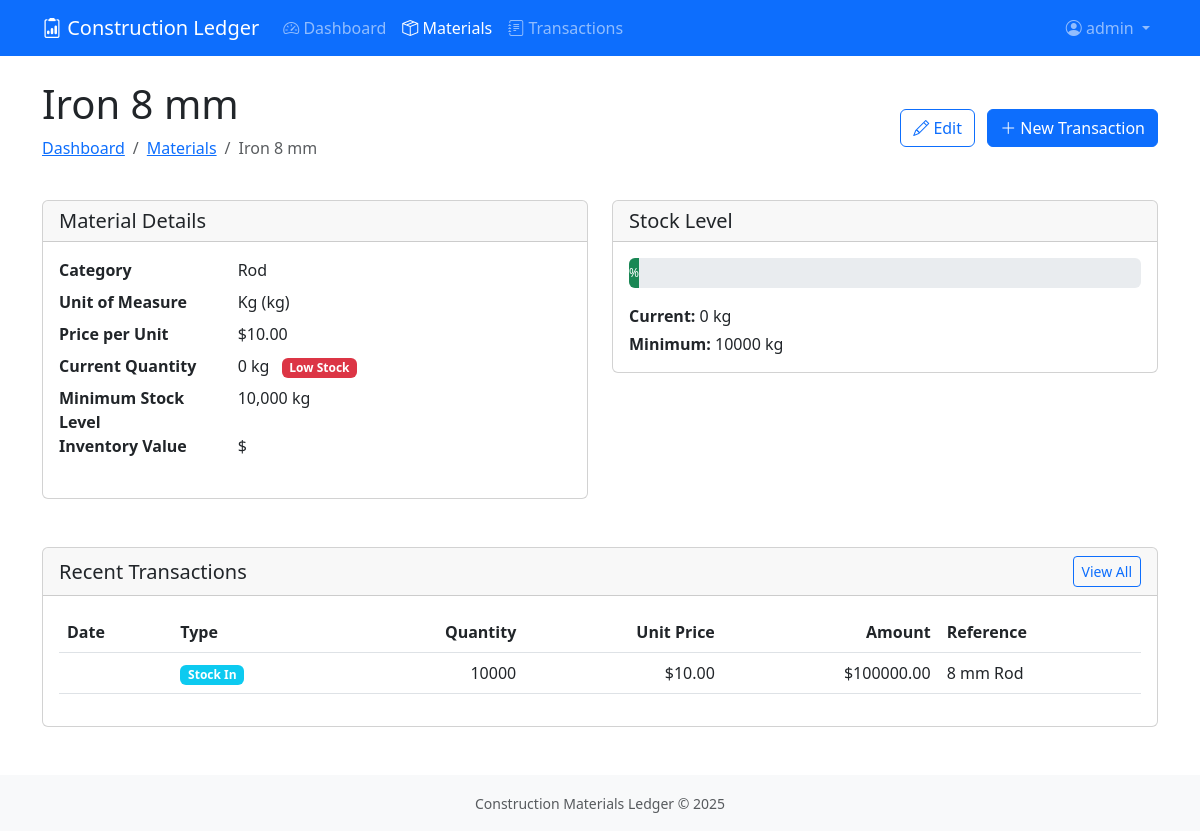
/materials/2/ (signed in), run on the app's committed database.
### materials/models.py (models this page shows, shortened)
class ConstructionMaterial(models.Model):
    name = models.CharField(max_length=100)
    category = models.ForeignKey(MaterialCategory, on_delete=models.PROTECT)
    unit_of_measure = models.ForeignKey(UnitOfMeasure, on_delete=models.PROTECT)
    price_per_unit = models.DecimalField(
        max_digits=10,
        decimal_places=2,
        validators=[MinValueValidator(0)]
    )
    current_quantity = models.DecimalField(
        max_digits=10,
        decimal_places=2,
        default=0,
        validators=[MinValueValidator(0)]
    )
    minimum_stock_level = models.DecimalField(
        max_digits=10,
        decimal_places=2,
        default=0,
        validators=[MinValueValidator(0)]
    )
    notes = models.TextField(blank=True)
    created_by = models.ForeignKey('auth.User', on_delete=models.SET_NULL, null=True, blank=True)
    created_at = models.DateTimeField(auto_now_add=True)
    updated_at = models.DateTimeField(auto_now=True)
    class Meta:
        ordering = ['name']

class MaterialCategory(models.Model):
    name = models.CharField(max_length=100, unique=True)
    description = models.TextField(blank=True)
    class Meta:
        ordering = ['name']

class UnitOfMeasure(models.Model):
    name = models.CharField(max_length=50, unique=True)
    abbreviation = models.CharField(max_length=10, unique=True)
    class Meta:
        ordering = ['name']

class MaterialTransaction(models.Model):
    TRANSACTION_TYPES = [
        ('IN', 'Stock In'),
        ('OUT', 'Stock Out'),
        ('ADJUST', 'Adjustment'),
    ]
    material = models.ForeignKey(ConstructionMaterial, on_delete=models.CASCADE)
    transaction_type = models.CharField(max_length=10, choices=TRANSACTION_TYPES)
    quantity = models.DecimalField(max_digits=10, decimal_places=2)
    unit_price = models.DecimalField(max_digits=10, decimal_places=2)
    created_at = models.DateTimeField(null=True, blank=True)
    reference = models.CharField(max_length=100, blank=True)
    notes = models.TextField(blank=True)
    created_by = models.ForeignKey('auth.User', on_delete=models.SET_NULL, null=True)
    @property
    def amount(self):
        return self.quantity * self.unit_price
    class Meta:
        ordering = ['-id']

### materials/views.py (the view)
# urls.py: path('materials/<int:pk>/', MaterialDetailView.as_view(), name='material-detail'),
class MaterialDetailView(LoginRequiredMixin, DetailView):
    model = ConstructionMaterial
    template_name = 'materials/material_detail.html'
    context_object_name = 'material'
    def get_context_data(self, **kwargs):
        context = super().get_context_data(**kwargs)
        context['transactions'] = MaterialTransaction.objects.filter(
            material=self.object
        ).order_by('-id')[:20]
        return context

### templates/materials/material_detail.html (shortened to what this page needs)
{% extends "base.html" %}
{% load humanize %}
{% block content %}
<div class="d-flex justify-content-between align-items-center mb-4">
    <div>
        <h1>{{ material.name }}</h1>
        <nav aria-label="breadcrumb">
            <ol class="breadcrumb">
                <li class="breadcrumb-item"><a href="{% url 'dashboard' %}">Dashboard</a></li>
                <li class="breadcrumb-item"><a href="{% url 'material-list' %}">Materials</a></li>
                <li class="breadcrumb-item active" aria-current="page">{{ material.name }}</li>
            </ol>
        </nav>
    </div>
    <div>
        <a href="{% url 'material-update' material.pk %}" class="btn btn-outline-primary me-2">
            <i class="bi bi-pencil"></i> Edit
        </a>
        <a href="{% url 'transaction-create' %}?material={{ material.pk }}" class="btn btn-primary">
            <i class="bi bi-plus-lg"></i> New Transaction
        </a>
    </div>
</div>
<div class="row mb-4">
    <div class="col-md-6">
        <div class="card mb-4">
            <div class="card-header">
                <h5 class="mb-0">Material Details</h5>
            </div>
            <div class="card-body">
                <dl class="row">
                    <dt class="col-sm-4">Category</dt>
                    <dd class="col-sm-8">{{ material.category.name }}</dd>
                    <dt class="col-sm-4">Unit of Measure</dt>
                    <dd class="col-sm-8">{{ material.unit_of_measure.name }} ({{ material.unit_of_measure.abbreviation }})</dd>
                    <dt class="col-sm-4">Price per Unit</dt>
                    <dd class="col-sm-8">${{ material.price_per_unit|floatformat:2|intcomma }}</dd>
                    <dt class="col-sm-4">Current Quantity</dt>
                    <dd class="col-sm-8">
                        {{ material.current_quantity|floatformat:"-2"|intcomma }} {{ material.unit_of_measure.abbreviation }}
                        {% if material.current_quantity <= material.minimum_stock_level %}
                        <span class="badge bg-danger ms-2">Low Stock</span>
                        {% endif %}
                    </dd>
                    <dt class="col-sm-4">Minimum Stock Level</dt>
                    <dd class="col-sm-8">{{ material.minimum_stock_level|floatformat:"-2"|intcomma }} {{ material.unit_of_measure.abbreviation }}</dd>
                    <dt class="col-sm-4">Inventory Value</dt>
                    <dd class="col-sm-8">${{ material.total_value|floatformat:2|intcomma }}</dd>
                </dl>
            </div>
        </div>
    </div>
    <div class="col-md-6">
        <div class="card">
            <div class="card-header">
                <h5 class="mb-0">Stock Level</h5>
            </div>
            <div class="card-body">
                <div class="progress mb-3" style="height: 30px;">
                    {% with percentage=material.stock_percentage %}
                    <div class="progress-bar
                        {% if percentage < 20 %}bg-danger
                        {% elif percentage < 50 %}bg-warning
                        {% else %}bg-success{% endif %}"
                        role="progressbar"
                        style="width: {{ percentage }}%;"
                        aria-valuenow="{{ percentage }}"
                        aria-valuemin="0"
                        aria-valuemax="100">
                        {{ percentage|floatformat:"0" }}%
                    </div>
                    {% endwith %}
                </div>
                <p class="mb-1"><strong>Current:</strong> {{ material.current_quantity|floatformat:"-2" }} {{ material.unit_of_measure.abbreviation }}</p>
                <p class="mb-0"><strong>Minimum:</strong> {{ material.minimum_stock_level|floatformat:"-2" }} {{ material.unit_of_measure.abbreviation }}</p>
            </div>
        </div>
    </div>
</div>
<div class="card">
    <div class="card-header d-flex justify-content-between align-items-center">
        <h5 class="mb-0">Recent Transactions</h5>
        <a href="{% url 'transaction-list' %}?material={{ material.pk }}" class="btn btn-sm btn-outline-primary">
            View All
        </a>
    </div>
    <div class="card-body">
        <div class="table-responsive">
            <table class="table table-hover">
                <thead>
                    <tr>
                        <th>Date</th>
                        <th>Type</th>
                        <th class="text-end">Quantity</th>
                        <th class="text-end">Unit Price</th>
                        <th class="text-end">Amount</th>
                        <th>Reference</th>
                    </tr>
                </thead>
                <tbody>
                    {% for tx in transactions %}
                    <tr>
                        <td>{{ tx.date }}</td>
                        <td>
                            <span class="badge bg-{% if tx.transaction_type == 'PURCHASE' %}success{% else %}info{% endif %}">
                                {{ tx.get_transaction_type_display }}
                            </span>
                        </td>
                        <td class="text-end">{{ tx.quantity|floatformat:"-2" }}</td>
                        <td class="text-end">${{ tx.unit_price|floatformat:2 }}</td>
                        <td class="text-end">${{ tx.amount|floatformat:2 }}</td>
                        <td>{{ tx.reference|default:"-" }}</td>
                    </tr>
                    {% endfor %}
                </tbody>
            </table>
        </div>
    </div>
</div>
{% endblock %}

### templates/base.html (shortened to what this page needs)
<!DOCTYPE html>
<html lang="en">
<head>
    <link href="https://cdn.jsdelivr.net/npm/bootstrap@5.3.0/dist/css/bootstrap.min.css" rel="stylesheet">
    <link rel="stylesheet" href="https://cdn.jsdelivr.net/npm/bootstrap-icons@1.10.0/font/bootstrap-icons.css">
</head>
<body>
    <nav class="navbar navbar-expand-lg navbar-dark bg-primary">
        <div class="container">
            <a class="navbar-brand" href="{% url 'dashboard' %}">
                <i class="bi bi-clipboard2-data"></i> Construction Ledger
            </a>
            <div class="collapse navbar-collapse" id="navbarNav">
                <ul class="navbar-nav me-auto">
                    <li class="nav-item">
                        <a class="nav-link {% if request.resolver_match.url_name == 'dashboard' %}active{% endif %}"
                           href="{% url 'dashboard' %}">
                            <i class="bi bi-speedometer2"></i> Dashboard
                        </a>
                    </li>
                    <li class="nav-item">
                        <a class="nav-link {% if 'material' in request.resolver_match.url_name %}active{% endif %}"
                           href="{% url 'material-list' %}">
                            <i class="bi bi-box-seam"></i> Materials
                        </a>
                    </li>
                    <li class="nav-item">
                        <a class="nav-link {% if 'transaction' in request.resolver_match.url_name %}active{% endif %}"
                           href="{% url 'transaction-list' %}">
                            <i class="bi bi-journal-text"></i> Transactions
                        </a>
                    </li>
                </ul>
                <ul class="navbar-nav">
                    {% if user.is_authenticated %}
                    <li class="nav-item dropdown">
                        <a class="nav-link dropdown-toggle" href="#" role="button" data-bs-toggle="dropdown">
                            <i class="bi bi-person-circle"></i> {{ user.username }}
                        </a>
                    </li>
                    {% else %}
                    <li class="nav-item">
                        <a class="nav-link" href="{% url 'login' %}"><i class="bi bi-box-arrow-in-right"></i> Login</a>
                    </li>
                    {% endif %}
                </ul>
            </div>
        </div>
    </nav>
    <div class="container mt-4">
        {% block content %}{% endblock %}
    </div>
    <footer class="mt-5 py-3 bg-light">
        <div class="container text-center text-muted">
            <small>Construction Materials Ledger &copy; {% now "Y" %}</small>
        </div>
    </footer>
</body>
</html>

### templates/base.html (style rules this page uses)
.progress-bar { transition: width 0.6s ease; }
.breadcrumb { background-color: transparent; padding: 0; }

### data on the page
ConstructionMaterial: name "Iron 8 mm", category.name "Rod", unit_of_measure.name "Kg", unit_of_measure.abbreviation "kg", price_per_unit "10.00", current_quantity "0", minimum_stock_level "10,000", minimum_stock_level "10000"
MaterialTransaction: transaction_type "Stock In", quantity "10000", unit_price "10.00", amount "100000.00", reference "8 mm Rod"

### other printed values
{{ user.username }} "admin"
